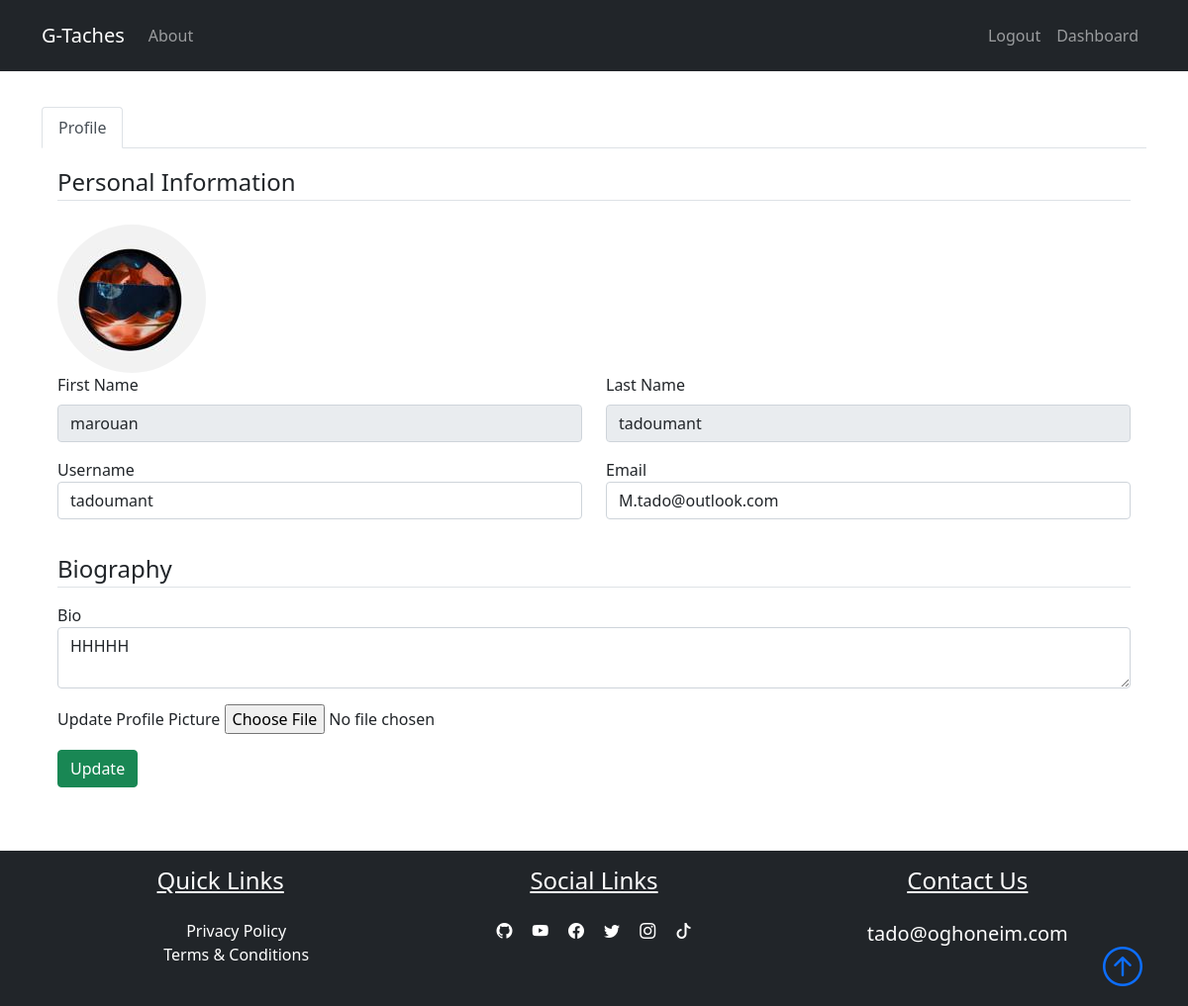
The page /dashboard (signed in) on the database its author committed.
### gtaches/models.py (models this page shows, shortened)
class User(db.Model,UserMixin):
    id = db.Column(db.Integer, primary_key=True)
    fname = db.Column(db.String(25), nullable=False)
    lname = db.Column(db.String(25), nullable=False)
    username = db.Column(db.String(25), unique=True, nullable=False)
    email = db.Column(db.String(125), unique=True, nullable=False)
    image_file = db.Column(db.String(20), nullable=False, default="default.png")
    bio = db.Column(db.Text, nullable=True)
    password = db.Column(db.String(60), nullable=False)

### gtaches/routes.py (the view)
@app.route("/dashboard", methods=["GET", "POST"])
@login_required
def dashboard():
    profile_form = UpdateProfileForm()
    if profile_form.validate_on_submit():
        if profile_form.picture.data:
            picture_file = save_picture(profile_form.picture.data)
            current_user.image_file = picture_file
        current_user.username = profile_form.username.data
        current_user.email = profile_form.email.data
        current_user.bio = profile_form.bio.data
        db.session.commit()
        flash("Your profile has been updated", "success")
        return redirect(url_for("dashboard"))
    elif request.method == "GET":
        profile_form.username.data = current_user.username
        profile_form.email.data = current_user.email
        profile_form.bio.data = current_user.bio
    image_file = url_for("static", filename=f"user_pics/{current_user.image_file}")
    return render_template(
        "dashboard.html",
        title="Dashboard",
        profile_form=profile_form,
        image_file=image_file,
    )

### gtaches/forms.py (shortened to what this page needs)
class UpdateProfileForm(FlaskForm):
    username = StringField(
        "Username", validators=[DataRequired(), Length(min=2, max=25)]
    )
    email = StringField("Email", validators=[DataRequired(), Email()])
    bio = TextAreaField("Bio")
    picture = FileField(
        "Update Profile Picture", validators=[FileAllowed(["jpg", "png"])]
    )
    submit = SubmitField("Update")

### gtaches/models.py (called while the page is built)
@login_manager.user_loader
def load_admin(user_id):
    return User.query.get(int(user_id))

### gtaches/templates/dashboard.html (shortened to what this page needs)
{%extends "layout.html"%}
{% block content%}
<div class="container my-5">
    <nav>
        <div class="nav nav-tabs" id="tablist">
            <button class="nav-link active" id="nav-profile-tab" data-bs-toggle="tab" data-bs-target="#nav-profile"
                type="button" role="tab" aria-controls="nav-profile" aria-selected="true">Profile</button>
        </div>
    </nav>
    <div class="tab-content" id="nav-tabContent">
        <div class="tab-pane show active fade p-3" id="nav-profile" role="tabpanel" aria-labelledby="nav-profile-tab">
            <form action=" " method="POST" enctype="multipart/form-data">
                <fieldset class='form-group'>
                    <legend class='border-bottom mb-4'>Personal Information</legend>
                    <img class="rounded-circle user-img" src="{{image_file}}" alt="">
                    <div class='form-group'>
                        <div class="row mb-3">
                            <div class="col">
                                <label for="fname" class="form-label">First Name</label>
                                <input class="form-control" type="text" value="{{ current_user.fname}}" readonly>
                            </div>
                            <div class="col">
                                <label for="lname" class="form-label">Last Name</label>
                                <input class="form-control" type="text" value="{{ current_user.lname}}" readonly>
                            </div>
                        </div>
                        <div class="row mb-3">
                            <div class="col">
                                {{ profile_form.username.label(class='form-control-label')}}
                                {% if profile_form.username.errors%}
                                {{ profile_form.username(class='form-control form-control-lg is-invalid')}}
                                <div class="invalid-feedback">
                                    {% for error in profile_form.username.errors %}
                                    <span>{{error}}</span>
                                    {% endfor %}
                                </div>
                                {% else %}
                                {{ profile_form.username(class='form-control form-control')}}
                                {% endif %}
                            </div>
                            <div class="col">
                                {{ profile_form.email.label(class='form-control-label')}}
                                {% if profile_form.email.errors%}
                                {{ profile_form.email(class='form-control form-control-lg is-invalid')}}
                                <div class="invalid-feedback">
                                    {% for error in profile_form.email.errors %}
                                    <span>{{error}}</span>
                                    {% endfor %}
                                </div>
                                {% else %}
                                {{ profile_form.email(class='form-control form-control')}}
                                {% endif %}
                            </div>
                        </div>
                    </div>
                </fieldset>
                <fieldset>
                    <legend class="border-bottom my-3">Biography</legend>
                    <div class="form-group">
                        <div class="my-3">
                            {{ profile_form.bio.label(class='form-control-label') }}
                            {{ profile_form.bio(class='form-control') }}
                        </div>
                        <div class="form-group mb-3">
                            {{ profile_form.picture.label}}
                            {{ profile_form.picture(class='form-control-file')}}
                        </div>
                        <div class="col-12">
                            <button class="btn btn-success" type="submit">Update</button>
                        </div>
                    </div>
                </fieldset>
            </form>
        </div>
    </div>
</div>
{% endblock content %}

### gtaches/templates/layout.html (shortened to what this page needs)
<!DOCTYPE html>
<html lang="en">
<head>
    <link href="https://cdn.jsdelivr.net/npm/bootstrap@5.1.3/dist/css/bootstrap.min.css" rel="stylesheet"
>
    <link rel="stylesheet" href="https://cdn.jsdelivr.net/npm/bootstrap-icons@1.8.1/font/bootstrap-icons.css">
    <link rel="stylesheet" type="text/css" href="{{url_for('static', filename='main.css')}}">
</head>
<body class="d-flex flex-column min-vh-100">
    <nav class="navbar navbar-expand-lg bg-dark navbar-dark py-3 fixed-top">
        <div class="container">
            <a href="{{ url_for('home') }}" class="navbar-brand">G-Taches</a>
            <div class="collapse navbar-collapse" id="navmenu">
                <ul class="navbar-nav">
                    <li class="nav-item">
                        <a href="{{ url_for('about') }}" class="nav-link">About</a>
                    </li>
                </ul>
                <ul class="navbar-nav ms-auto">
                    {% if current_user.is_authenticated %}
                    <li class="nav-item">
                        <a href="{{ url_for('logout') }}" class="nav-link">Logout</a>
                    </li>
                    <li class="nav-item">
                        <a href="{{ url_for('dashboard') }}" class="nav-link">Dashboard</a>
                    </li>
                    {%endif%}
                </ul>
            </div>
        </div>
    </nav>
    {% block content%}
     {% endblock %}
    <footer class="bg-dark mt-auto">
        <div class="container p-3">
            <div class="row text-center text-white">
                <div class="col-md-12 col-lg-4 pb-2">
                    <h4 class="text-center text-decoration-underline">Quick Links</h4>
                    <ul class=" nobull pt-3">
                        <li><a href="#" class="link text-white">Privacy Policy</a></li>
                        <li><a href="#" class="link text-white">Terms & Conditions</a></li>
                    </ul>
                </div>
                <div class="col-md-12 col-lg-4">
                    <h4 class="text-center text-decoration-underline pb-3">Social Links</h4>
                    <a href="#" class="text-white p-2"><i class="bi-github"></i></a>
                    <a href="#" class="text-white p-2"><i class="bi-youtube"></i></a>
                    <a href="#" class="text-white p-2"><i class="bi-facebook"></i></a>
                    <a href="#" class="text-white p-2"><i class="bi-twitter"></i></a>
                    <a href="#" class="text-white p-2"><i class="bi-instagram"></i></a>
                    <a href="#" class="text-white p-2"><i class="bi-tiktok"></i></a>
                </div>
                <div class="col-md-12 col-lg-4 pb-2">
                    <h4 class="text-center text-decoration-underline pb-3">Contact Us</h4>
                    <p class="lead">tado@oghoneim.com</p>
                </div>
            </div>
            <div class="col text-white text-center position-relative">
                <a href="#" class="position-absolute bottom-0 end-0">
                    <i class="bi bi-arrow-up-circle h1"></i>
                </a>
            </div>
        </div>
    </footer>
</body>
</html>

### gtaches/static/main.css (style rules this page uses)
body::before { display: block; content: ''; height: 60px; }
.user-img { height: 150px; width: 150px; margin-right: 8px; }
.link { text-decoration: none; }
.nobull { list-style-type: none; }

### rows shown on the page
User: fname "marouan", lname "tadoumant", username "tadoumant", email "M.tado@outlook.com", bio "HHHHH"

### other values the page prints
{{ profile_form.username.label(class='form-control-label') }} "Username"
{{ profile_form.email.label(class='form-control-label') }} "Email"
{{ profile_form.bio.label(class='form-control-label') }} "Bio"
{{ profile_form.picture.label }} "Update Profile Picture"
